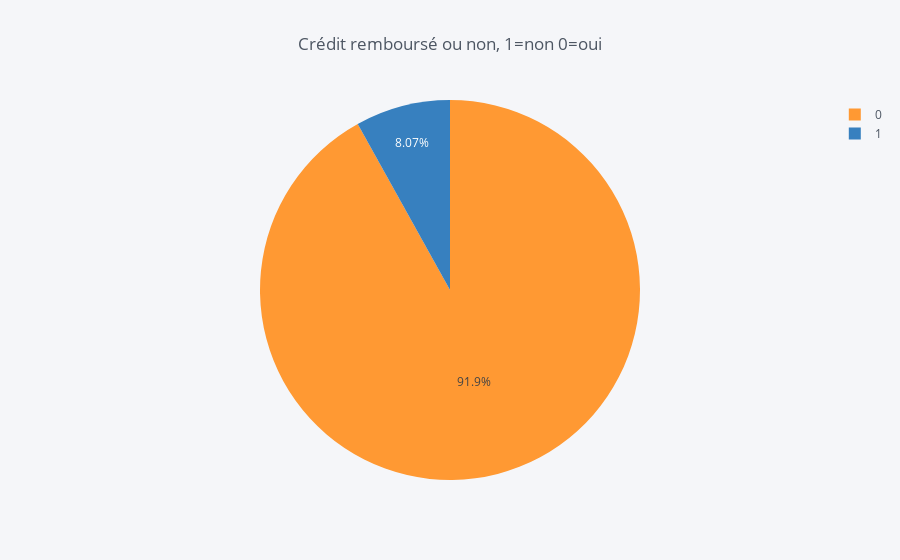

Notebook cell for this chart:
### Markdown cell above
## Proportion des crédits qui ont été remboursés ou non

### Code cell
temp = application_train["TARGET"].value_counts()
df = pd.DataFrame({'labels': temp.index, 'values': temp.values})
df.iplot(kind='pie',
         labels='labels',
         values='values',
         title='Crédit remboursé ou non, 1=non 0=oui')

### Figure 1 — Plotly figure (JSON) as saved in the notebook; plotly's stock layout.template omitted (floating-point values rounded to 4 significant figures)
{"data": [{"labels": [0, 1], "marker": {"colors": ["rgba(255, 153, 51, 1.0)", "rgba(55, 128, 191, 1.0)"]}, "name": "", "type": "pie", "values": [282686, 24825]}], "layout": {"legend": {"bgcolor": "#F5F6F9", "font": {"color": "#4D5663"}}, "paper_bgcolor": "#F5F6F9", "plot_bgcolor": "#F5F6F9", "title": "Crédit remboursé ou non, 1=non 0=oui", "titlefont": {"color": "#4D5663"}}}
